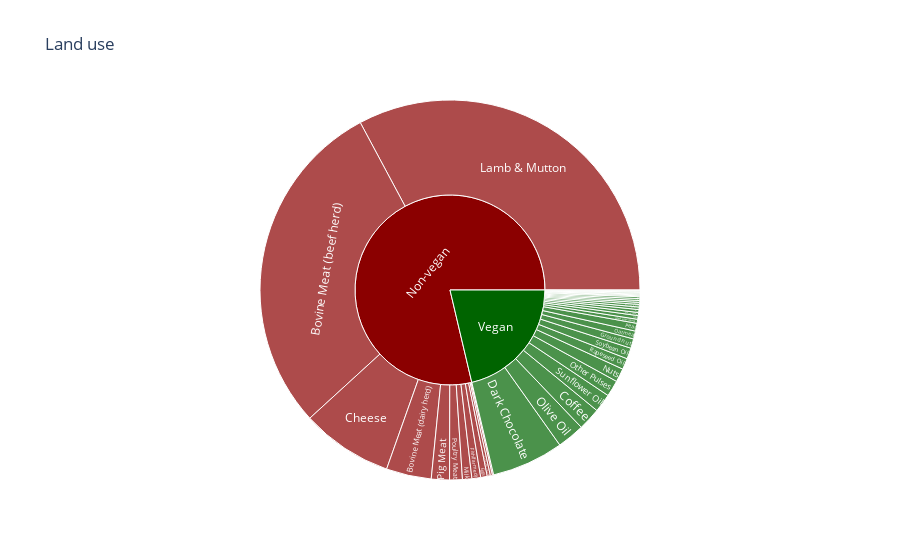
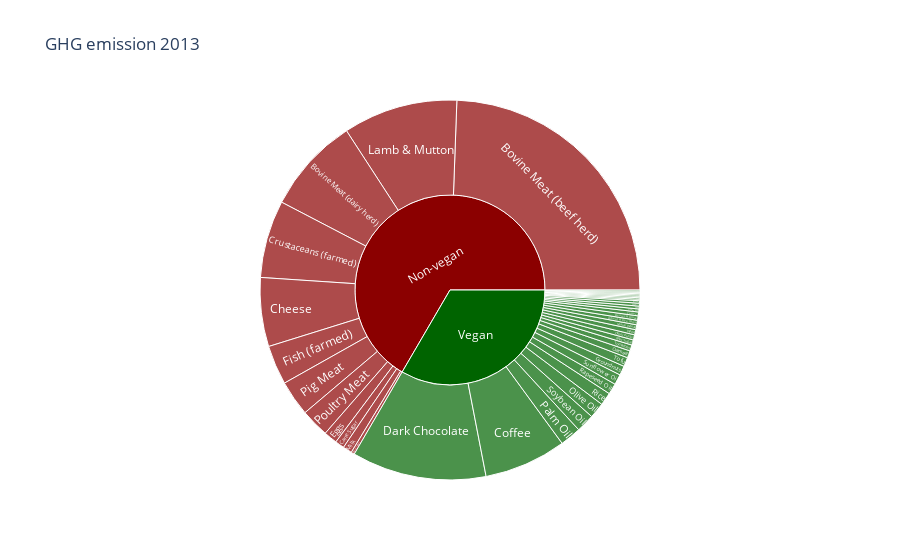
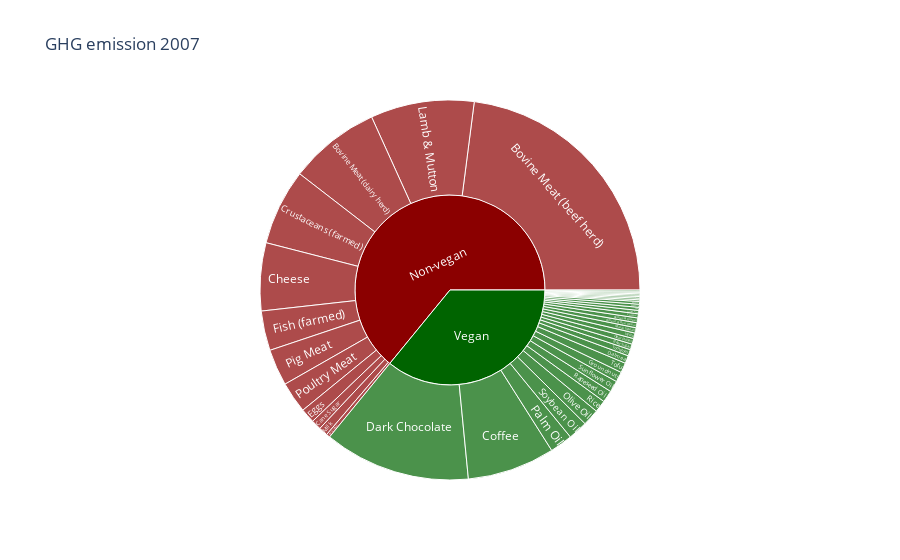
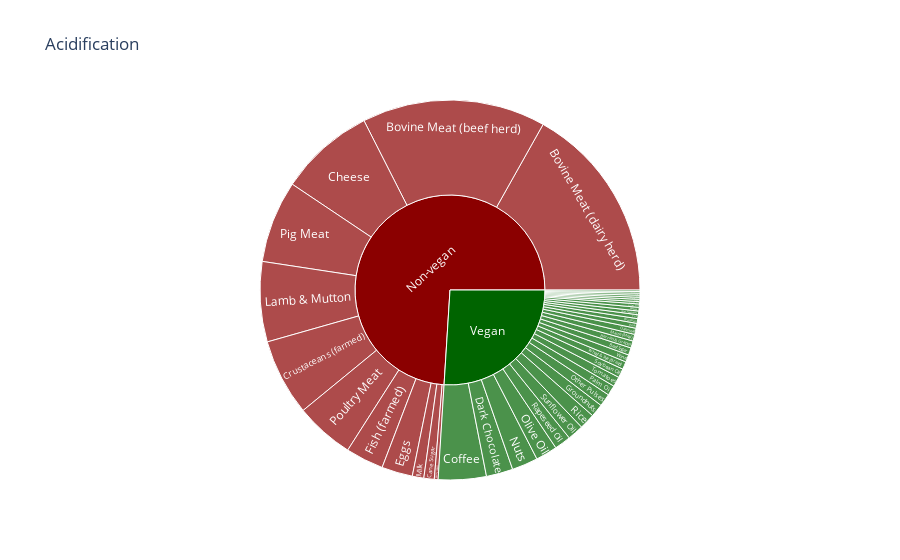

The notebook cell these images were saved under, in order:
### Code cell
import plotly.graph_objects as go

def create_sunburst_figure(title, values):
    colors = ['darkgreen', 'darkred'] * 2  
    fig = go.Figure(go.Sunburst(
        labels=labels,
        parents=parents,
        values=values,
        marker=dict(colors=colors),
    ))
    
    fig.update_layout(title=title)
    fig.show()
categories = ['Land use', 'GHG emission 2013', 'GHG emission 2007', 'Acidification', 'Eutrophication', 'Fresh Water Withdrawal', 'Stress Water Use']

labels = ["", "Non-vegan", "Vegan"] + list(df_non_vegan_products["Product"]) + list(df_vegan_products["Product"])
parents = ["", "", ""] + ["Non-vegan"] * len(df_non_vegan_products) + ["Vegan"] * len(df_vegan_products)

# Land use
values = [0] * 3 + list(df_non_vegan_products_land_use["Mean"]) + list(df_vegan_products_land_use["Mean"])
create_sunburst_figure("Land use", values)

# GHG emission 2013
values = [0] * 3 + list(df_non_vegan_products_ghg_2013["Mean.1"]) + list(df_vegan_products_ghg_2013["Mean.1"])
create_sunburst_figure("GHG emission 2013", values)

# GHG emission 2007
values = [0] * 3 + list(df_non_vegan_products_ghg_2007["Mean.2"]) + list(df_vegan_products_ghg_2007["Mean.2"])
create_sunburst_figure("GHG emission 2007", values)

# Acidification
values = [0] * 3 + list(df_non_vegan_products_acid["Mean.3"]) + list(df_vegan_products_acid["Mean.3"])
create_sunburst_figure("Acidification", values)

# Eutrophication
values = [0] * 3 + list(df_non_vegan_products_eutro["Mean.4"]) + list(df_vegan_products_eutro["Mean.4"])
create_sunburst_figure("Eutrophication", values)

# Fresh Water Withdrawal
values = [0] * 3 + list(df_non_vegan_products_fresh_water_withdraw["Mean.5"]) + list(df_vegan_products_fresh_water_withdraw["Mean.5"])
create_sunburst_figure("Fresh Water Withdrawal", values)

# Stress Water Use
values = [0] * 3 + list(df_non_vegan_products_stress_water_use["Mean.6"]) + list(df_vegan_products_stress_water_use["Mean.6"])
create_sunburst_figure("Stress Water Use", values)

### Figure 1 — Plotly figure (JSON) as saved in the notebook; plotly's stock layout.template omitted (floating-point values rounded to 4 significant figures)
{"data": [{"labels": ["", "Non-vegan", "Vegan", "Barley (Beer)", "Cane Sugar", "Bovine Meat (beef herd)", "Bovine Meat (dairy herd)", "Lamb & Mutton", "Pig Meat", "Poultry Meat", "Milk", "Cheese", "Eggs", "Fish (farmed)", "Crustaceans (farmed)", "Wheat & Rye (Bread)", "Maize (Meal)", "Oatmeal", "Rice", "Potatoes", "Cassava", "Beet Sugar", "Other Pulses", "Peas", "Nuts", "Groundnuts", "Soymilk", "Tofu", "Soybean Oil", "Palm Oil", "Sunflower Oil", "Rapeseed Oil", "Olive Oil", "Tomatoes", "Onions & Leeks", "Root Vegetables", "Brassicas", "Other Vegetables", "Citrus Fruit", "Bananas", "Apples", "Berries & Grapes", "Wine", "Other Fruit", "Coffee", "Dark Chocolate"], "marker": {"colors": ["darkgreen", "darkred", "darkgreen", "darkred"]}, "parents": ["", "", "", "Non-vegan", "Non-vegan", "Non-vegan", "Non-vegan", "Non-vegan", "Non-vegan", "Non-vegan", "Non-vegan", "Non-vegan", "Non-vegan", "Non-vegan", "Non-vegan", "Vegan", "Vegan", "Vegan", "Vegan", "Vegan", "Vegan", "Vegan", "Vegan", "Vegan", "Vegan", "Vegan", "Vegan", "Vegan", "Vegan", "Vegan", "Vegan", "Vegan", "Vegan", "Vegan", "Vegan", "Vegan", "Vegan", "Vegan", "Vegan", "Vegan", "Vegan", "Vegan", "Vegan", "Vegan", "Vegan", "Vegan"], "type": "sunburst", "values": [0, 0, 0, 1.11, 2.04, 326.2, 43.24, 369.8, 17.36, 12.22, 8.95, 87.79, 6.27, 8.41, 2.97, 3.85, 2.94, 7.6, 2.8, 0.88, 1.81, 1.83, 15.57, 7.46, 12.96, 9.11, 0.66, 3.52, 10.52, 2.42, 17.66, 10.63, 26.31, 0.8, 0.39, 0.33, 0.55, 0.38, 0.86, 1.93, 0.63, 2.41, 1.78, 0.89, 21.62, 68.96]}], "layout": {"title": {"text": "Land use"}}}

### Figure 2 — Plotly figure (JSON) as saved in the notebook; plotly's stock layout.template omitted (floating-point values rounded to 4 significant figures)
{"data": [{"labels": ["", "Non-vegan", "Vegan", "Barley (Beer)", "Cane Sugar", "Bovine Meat (beef herd)", "Bovine Meat (dairy herd)", "Lamb & Mutton", "Pig Meat", "Poultry Meat", "Milk", "Cheese", "Eggs", "Fish (farmed)", "Crustaceans (farmed)", "Wheat & Rye (Bread)", "Maize (Meal)", "Oatmeal", "Rice", "Potatoes", "Cassava", "Beet Sugar", "Other Pulses", "Peas", "Nuts", "Groundnuts", "Soymilk", "Tofu", "Soybean Oil", "Palm Oil", "Sunflower Oil", "Rapeseed Oil", "Olive Oil", "Tomatoes", "Onions & Leeks", "Root Vegetables", "Brassicas", "Other Vegetables", "Citrus Fruit", "Bananas", "Apples", "Berries & Grapes", "Wine", "Other Fruit", "Coffee", "Dark Chocolate"], "marker": {"colors": ["darkgreen", "darkred", "darkgreen", "darkred"]}, "parents": ["", "", "", "Non-vegan", "Non-vegan", "Non-vegan", "Non-vegan", "Non-vegan", "Non-vegan", "Non-vegan", "Non-vegan", "Non-vegan", "Non-vegan", "Non-vegan", "Non-vegan", "Vegan", "Vegan", "Vegan", "Vegan", "Vegan", "Vegan", "Vegan", "Vegan", "Vegan", "Vegan", "Vegan", "Vegan", "Vegan", "Vegan", "Vegan", "Vegan", "Vegan", "Vegan", "Vegan", "Vegan", "Vegan", "Vegan", "Vegan", "Vegan", "Vegan", "Vegan", "Vegan", "Vegan", "Vegan", "Vegan", "Vegan"], "type": "sunburst", "values": [0, 0, 0, 1.18, 3.2, 99.48, 33.3, 39.72, 12.31, 9.87, 3.15, 23.88, 4.67, 13.63, 26.87, 1.57, 1.7, 2.48, 4.45, 0.46, 1.32, 1.81, 1.79, 0.98, 0.43, 3.23, 0.98, 3.16, 6.32, 7.32, 3.6, 3.77, 5.42, 2.09, 0.5, 0.43, 0.51, 0.53, 0.39, 0.86, 0.43, 1.53, 1.79, 1.05, 28.53, 46.65]}], "layout": {"title": {"text": "GHG emission 2013"}}}

### Figure 3 — Plotly figure (JSON) as saved in the notebook; plotly's stock layout.template omitted (floating-point values rounded to 4 significant figures)
{"data": [{"labels": ["", "Non-vegan", "Vegan", "Barley (Beer)", "Cane Sugar", "Bovine Meat (beef herd)", "Bovine Meat (dairy herd)", "Lamb & Mutton", "Pig Meat", "Poultry Meat", "Milk", "Cheese", "Eggs", "Fish (farmed)", "Crustaceans (farmed)", "Wheat & Rye (Bread)", "Maize (Meal)", "Oatmeal", "Rice", "Potatoes", "Cassava", "Beet Sugar", "Other Pulses", "Peas", "Nuts", "Groundnuts", "Soymilk", "Tofu", "Soybean Oil", "Palm Oil", "Sunflower Oil", "Rapeseed Oil", "Olive Oil", "Tomatoes", "Onions & Leeks", "Root Vegetables", "Brassicas", "Other Vegetables", "Citrus Fruit", "Bananas", "Apples", "Berries & Grapes", "Wine", "Other Fruit", "Coffee", "Dark Chocolate"], "marker": {"colors": ["darkgreen", "darkred", "darkgreen", "darkred"]}, "parents": ["", "", "", "Non-vegan", "Non-vegan", "Non-vegan", "Non-vegan", "Non-vegan", "Non-vegan", "Non-vegan", "Non-vegan", "Non-vegan", "Non-vegan", "Non-vegan", "Non-vegan", "Vegan", "Vegan", "Vegan", "Vegan", "Vegan", "Vegan", "Vegan", "Vegan", "Vegan", "Vegan", "Vegan", "Vegan", "Vegan", "Vegan", "Vegan", "Vegan", "Vegan", "Vegan", "Vegan", "Vegan", "Vegan", "Vegan", "Vegan", "Vegan", "Vegan", "Vegan", "Vegan", "Vegan", "Vegan", "Vegan", "Vegan"], "type": "sunburst", "values": [0, 0, 0, 1.18, 3.16, 85.19, 28.79, 32.71, 11.54, 9.82, 2.84, 21.44, 4.6, 12.51, 23.99, 1.58, 1.68, 2.47, 3.81, 0.45, 1.3, 1.8, 1.79, 0.97, 0.37, 3.18, 0.97, 3.14, 6.15, 7.16, 3.59, 3.76, 5.25, 2.01, 0.5, 0.43, 0.51, 0.53, 0.37, 0.86, 0.42, 1.52, 1.76, 1.06, 27.65, 46.28]}], "layout": {"title": {"text": "GHG emission 2007"}}}

### Figure 4 — Plotly figure (JSON) as saved in the notebook; plotly's stock layout.template omitted (floating-point values rounded to 4 significant figures)
{"data": [{"labels": ["", "Non-vegan", "Vegan", "Barley (Beer)", "Cane Sugar", "Bovine Meat (beef herd)", "Bovine Meat (dairy herd)", "Lamb & Mutton", "Pig Meat", "Poultry Meat", "Milk", "Cheese", "Eggs", "Fish (farmed)", "Crustaceans (farmed)", "Wheat & Rye (Bread)", "Maize (Meal)", "Oatmeal", "Rice", "Potatoes", "Cassava", "Beet Sugar", "Other Pulses", "Peas", "Nuts", "Groundnuts", "Soymilk", "Tofu", "Soybean Oil", "Palm Oil", "Sunflower Oil", "Rapeseed Oil", "Olive Oil", "Tomatoes", "Onions & Leeks", "Root Vegetables", "Brassicas", "Other Vegetables", "Citrus Fruit", "Bananas", "Apples", "Berries & Grapes", "Wine", "Other Fruit", "Coffee", "Dark Chocolate"], "marker": {"colors": ["darkgreen", "darkred", "darkgreen", "darkred"]}, "parents": ["", "", "", "Non-vegan", "Non-vegan", "Non-vegan", "Non-vegan", "Non-vegan", "Non-vegan", "Non-vegan", "Non-vegan", "Non-vegan", "Non-vegan", "Non-vegan", "Non-vegan", "Vegan", "Vegan", "Vegan", "Vegan", "Vegan", "Vegan", "Vegan", "Vegan", "Vegan", "Vegan", "Vegan", "Vegan", "Vegan", "Vegan", "Vegan", "Vegan", "Vegan", "Vegan", "Vegan", "Vegan", "Vegan", "Vegan", "Vegan", "Vegan", "Vegan", "Vegan", "Vegan", "Vegan", "Vegan", "Vegan", "Vegan"], "type": "sunburst", "values": [0, 0, 0, 6.59, 18.02, 318.8, 343.6, 139.0, 142.7, 102.4, 20.01, 165.5, 53.67, 65.91, 133.1, 13.35, 11.68, 10.68, 27.19, 3.87, 3.42, 12.62, 22.07, 8.49, 45.15, 22.62, 2.6, 6.7, 15.67, 17.52, 27.96, 28.51, 37.58, 17.21, 3.63, 2.9, 8.21, 6.41, 4.04, 6.35, 3.52, 12.29, 12.76, 5.78, 83.14, 46.3]}], "layout": {"title": {"text": "Acidification"}}}
